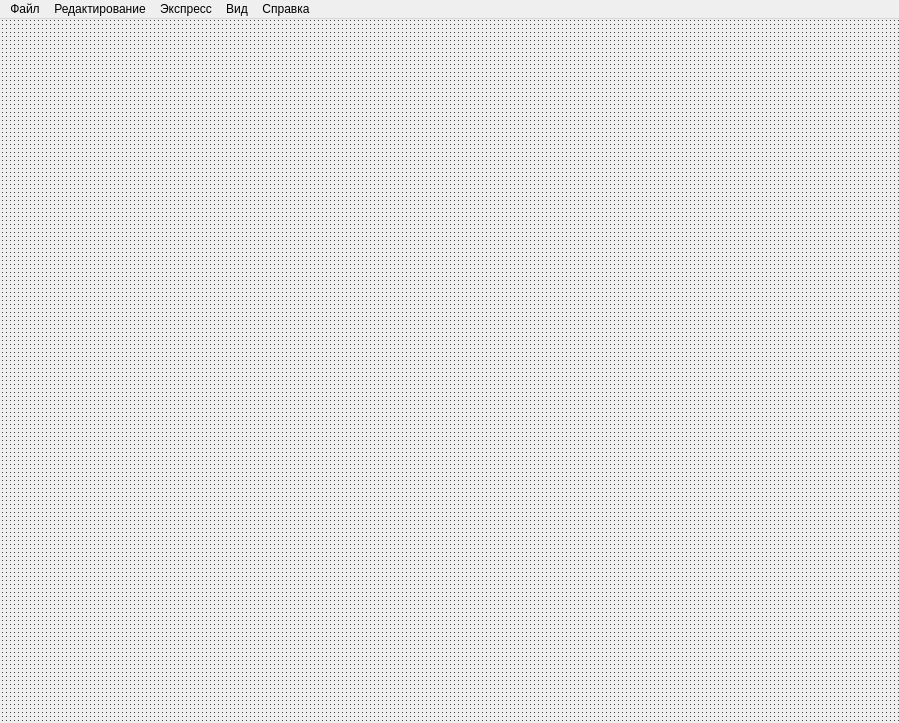
<?xml version="1.0" encoding="UTF-8"?>
<ui version="4.0">
 <class>mainWindow</class>
 <widget class="QMainWindow" name="mainWindow">
  <property name="geometry">
   <rect>
    <x>0</x>
    <y>0</y>
    <width>899</width>
    <height>723</height>
   </rect>
  </property>
  <property name="windowTitle">
   <string>Помощник Диетолога</string>
  </property>
  <property name="windowIcon">
   <iconset resource="../rec.qrc">
    <normaloff>:/resources/icon.ico</normaloff>:/resources/icon.ico</iconset>
  </property>
  <widget class="QWidget" name="centralwidget">
   <layout class="QVBoxLayout" name="verticalLayout">
    <property name="leftMargin">
     <number>0</number>
    </property>
    <property name="topMargin">
     <number>0</number>
    </property>
    <property name="rightMargin">
     <number>0</number>
    </property>
    <property name="bottomMargin">
     <number>0</number>
    </property>
    <item>
     <widget class="QMdiArea" name="mdiArea">
      <property name="autoFillBackground">
       <bool>false</bool>
      </property>
      <property name="styleSheet">
       <string notr="true">QMdiArea{
background-image: url(:/resources/mdi_back.png);
};</string>
      </property>
      <property name="background">
       <brush brushstyle="Dense7Pattern">
        <color alpha="255">
         <red>64</red>
         <green>66</green>
         <blue>68</blue>
        </color>
       </brush>
      </property>
     </widget>
    </item>
   </layout>
  </widget>
  <widget class="QMenuBar" name="menubar">
   <property name="geometry">
    <rect>
     <x>0</x>
     <y>0</y>
     <width>899</width>
     <height>25</height>
    </rect>
   </property>
   <widget class="QMenu" name="menu_file">
    <property name="title">
     <string>Файл</string>
    </property>
    <widget class="QMenu" name="menu_db">
     <property name="title">
      <string>База данных</string>
     </property>
     <addaction name="action_import"/>
     <addaction name="action_export"/>
    </widget>
    <addaction name="menu_db"/>
    <addaction name="separator"/>
    <addaction name="action_exit"/>
   </widget>
   <widget class="QMenu" name="menu_about">
    <property name="title">
     <string>Справка</string>
    </property>
    <addaction name="action_issueReport"/>
    <addaction name="action_aboutProgram"/>
   </widget>
   <widget class="QMenu" name="menu_overwiew">
    <property name="title">
     <string>Вид</string>
    </property>
    <addaction name="action_windowsSort"/>
   </widget>
   <widget class="QMenu" name="menu_edit">
    <property name="title">
     <string>Редактирование</string>
    </property>
    <widget class="QMenu" name="menu_cients">
     <property name="title">
      <string>&amp;Клиенты</string>
     </property>
     <addaction name="action_clientAdd"/>
     <addaction name="action_clientSeach"/>
    </widget>
    <widget class="QMenu" name="menu_products">
     <property name="title">
      <string>&amp;Продукты</string>
     </property>
     <addaction name="action_productAdd"/>
     <addaction name="action_productSearch"/>
    </widget>
    <widget class="QMenu" name="menu_recipes">
     <property name="title">
      <string>&amp;Рецепты</string>
     </property>
     <addaction name="action_recipeAdd"/>
     <addaction name="action_recipeSearch"/>
    </widget>
    <widget class="QMenu" name="menu_activities">
     <property name="title">
      <string>&amp;Активности</string>
     </property>
     <addaction name="action_activityAdd"/>
     <addaction name="action_activitySearch"/>
    </widget>
    <addaction name="action_examinationSeach"/>
    <addaction name="separator"/>
    <addaction name="menu_cients"/>
    <addaction name="menu_products"/>
    <addaction name="menu_recipes"/>
    <addaction name="menu_activities"/>
   </widget>
   <widget class="QMenu" name="menu_express">
    <property name="title">
     <string>Экспресс</string>
    </property>
    <addaction name="action_activityCalc"/>
    <addaction name="action_fastProtocol"/>
   </widget>
   <addaction name="menu_file"/>
   <addaction name="menu_edit"/>
   <addaction name="menu_express"/>
   <addaction name="menu_overwiew"/>
   <addaction name="menu_about"/>
  </widget>
  <action name="action_issueReport">
   <property name="text">
    <string>Отчет об ошибке...</string>
   </property>
  </action>
  <action name="action_aboutProgram">
   <property name="text">
    <string>О программе...</string>
   </property>
  </action>
  <action name="action_windowsSort">
   <property name="text">
    <string>Упорядочить окна</string>
   </property>
   <property name="shortcut">
    <string>Ctrl+S</string>
   </property>
  </action>
  <action name="action_examinationSeach">
   <property name="text">
    <string>Поиск по &amp;исследованиям</string>
   </property>
   <property name="toolTip">
    <string>Поиск по исследованиям для просмотра или редактирования</string>
   </property>
  </action>
  <action name="action_clientAdd">
   <property name="text">
    <string>Добавить...</string>
   </property>
   <property name="toolTip">
    <string>Добавить нового клиента</string>
   </property>
  </action>
  <action name="action_clientSeach">
   <property name="text">
    <string>Поиск...</string>
   </property>
   <property name="toolTip">
    <string>Поиск по клиентам для просмотра или редактирования</string>
   </property>
  </action>
  <action name="action_exit">
   <property name="text">
    <string>Выход</string>
   </property>
   <property name="toolTip">
    <string>Выход из приложения</string>
   </property>
   <property name="shortcut">
    <string>Ctrl+Q</string>
   </property>
  </action>
  <action name="action_export">
   <property name="text">
    <string>Экспорт...</string>
   </property>
   <property name="toolTip">
    <string>Экспорт файла базы данных</string>
   </property>
  </action>
  <action name="action_import">
   <property name="text">
    <string>Импорт...</string>
   </property>
   <property name="toolTip">
    <string>Импорт базы данных из файла</string>
   </property>
  </action>
  <action name="action_productAdd">
   <property name="text">
    <string>&amp;Добавить...</string>
   </property>
   <property name="toolTip">
    <string>Добавить новый продукт</string>
   </property>
  </action>
  <action name="action_productSearch">
   <property name="text">
    <string>&amp;Поиск...</string>
   </property>
   <property name="toolTip">
    <string>Поиск по продуктам для просмотра или редактирования</string>
   </property>
  </action>
  <action name="action_recipeAdd">
   <property name="text">
    <string>&amp;Добавить...</string>
   </property>
   <property name="toolTip">
    <string>Добавить новый рецепт</string>
   </property>
  </action>
  <action name="action_recipeSearch">
   <property name="text">
    <string>&amp;Поиск...</string>
   </property>
   <property name="toolTip">
    <string>Поиск по рецептам для просмотра или редактирования</string>
   </property>
  </action>
  <action name="action_activityAdd">
   <property name="text">
    <string>&amp;Добавить...</string>
   </property>
   <property name="toolTip">
    <string>Добавить новый вид активности</string>
   </property>
  </action>
  <action name="action_activitySearch">
   <property name="text">
    <string>&amp;Поиск...</string>
   </property>
   <property name="toolTip">
    <string>Поиск по активностям для просмотра или редактирования</string>
   </property>
  </action>
  <action name="action_activityCalc">
   <property name="text">
    <string>Калькулятор активности</string>
   </property>
  </action>
  <action name="action_fastProtocol">
   <property name="text">
    <string>Протокол ИСЗиАП</string>
   </property>
  </action>
 </widget>
 <resources>
  <include location="../rec.qrc"/>
 </resources>
 <connections/>
</ui>
